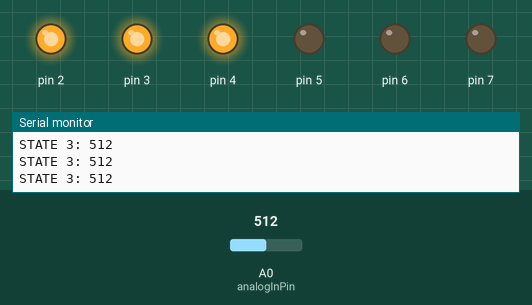
This sketch was run on a simulated Arduino Uno, built with avr-gcc and run on an emulated ATmega328P. Parts: output pins drawn as LEDs (lit = HIGH), the last lines printed to the serial monitor. The inputs (shaded band) are chosen by the test bench; at power-on: A0 (analogInPin) = 512.

Above: at 1.2 s.
1.3 s: A0 (analogInPin) set to 356
2.8 s: A0 (analogInPin) set to 334
At 4.0 s:
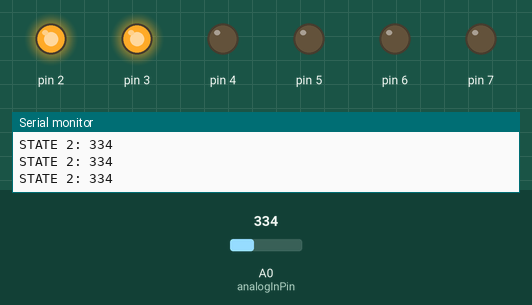
4.3 s: A0 (analogInPin) set to 184
5.8 s: A0 (analogInPin) set to 162
At 6.8 s:
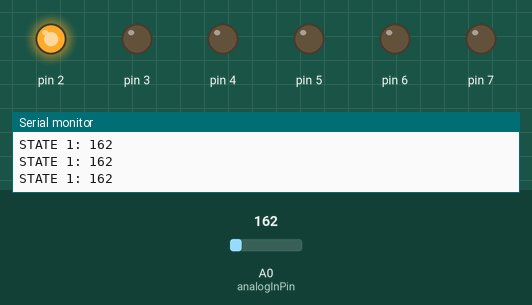
7.3 s: A0 (analogInPin) set to 22
8.8 s: A0 (analogInPin) set to 17
At 9.5 s:
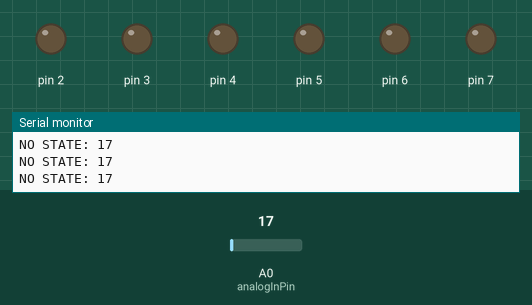
Timing chart, 0 to 11.3 s (numbered marks = the images above; inputs shaded):
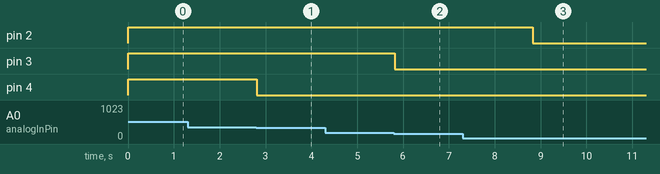

Measured:
- the behaviour switches between 343 and 342 on A0 (analogInPin) (found by bisection; images 0 and 1)
- the behaviour switches between 171 and 170 on A0 (analogInPin) (found by bisection; images 1 and 2)
- the behaviour switches between 20 and 19 on A0 (analogInPin) (found by bisection; images 2 and 3)
- after the input at 2.8 s, pin 4: HIGH → LOW at once
- after the input at 5.8 s, pin 3: HIGH → LOW at once
- after the input at 8.8 s, pin 2: HIGH → LOW at once

The sketch:

Knob_In-IF-LED.ino
```cpp
const int analogInPin = A0;
int sensorValue = 0;

void setup() {
  // initialize serial communications at 9600 bps:
  Serial.begin(9600);
  pinMode(2, OUTPUT);
  pinMode(3, OUTPUT);
  pinMode(4, OUTPUT);
  pinMode(5, OUTPUT);
  pinMode(6, OUTPUT);
  pinMode(7, OUTPUT);
}

void loop() {
  // read the analog in value:
  sensorValue = analogRead(analogInPin);
if(sensorValue >=0 && sensorValue <=19){
  Serial.print("NO STATE: ");
    digitalWrite(2, LOW);
    digitalWrite(3, LOW);
    digitalWrite(4, LOW);
    digitalWrite(5, LOW);
    digitalWrite(6, LOW);
    digitalWrite(7, LOW);
}
  else if (sensorValue >=20 && sensorValue <= 170) {
    Serial.print("STATE 1: ");
    digitalWrite(2, HIGH);
    digitalWrite(3, LOW);
    digitalWrite(4, LOW);
    digitalWrite(5, LOW);
    digitalWrite(6, LOW);
    digitalWrite(7, LOW);
  }
  else if (sensorValue >= 171 && sensorValue <= 342) {
    Serial.print("STATE 2: ");
    digitalWrite(2, HIGH);
    digitalWrite(3, HIGH);
    digitalWrite(4, LOW);
    digitalWrite(5, LOW);
    digitalWrite(6, LOW);
    digitalWrite(7, LOW);
  }
  else if (sensorValue >= 343 && sensorValue <= 513) {
    Serial.print("STATE 3: ");
    digitalWrite(2, HIGH);
    digitalWrite(3, HIGH);
    digitalWrite(4, HIGH);
    digitalWrite(5, LOW);
    digitalWrite(6, LOW);
    digitalWrite(7, LOW);
  }
  else if (sensorValue >= 514 && sensorValue <= 685) {
    Serial.print("STATE 4: ");
    digitalWrite(2, HIGH);
    digitalWrite(3, HIGH);
    digitalWrite(4, HIGH);
    digitalWrite(5, HIGH);
    digitalWrite(6, LOW);
    digitalWrite(7, LOW);
  }
  else if (sensorValue >= 686 && sensorValue <= 856) {
    Serial.print("STATE 5: ");
    digitalWrite(2, HIGH);
    digitalWrite(3, HIGH);
    digitalWrite(4, HIGH);
    digitalWrite(5, HIGH);
    digitalWrite(6, HIGH);
    digitalWrite(7, LOW);
  }
  else {
    Serial.print("STATE 6: ");
    digitalWrite(2, HIGH);
    digitalWrite(3, HIGH);
    digitalWrite(4, HIGH);
    digitalWrite(5, HIGH);
    digitalWrite(6, HIGH);
    digitalWrite(7, HIGH);
  }

  // print the results to the serial monitor:
  //Serial.print(" sensor = ");
  Serial.println(sensorValue);

  delay(100);
}
```
